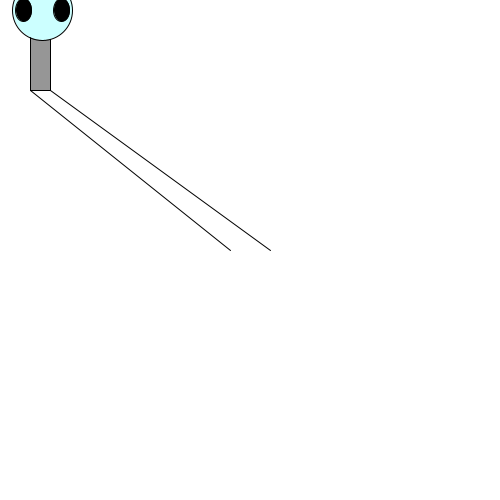
Frame 1 (no input)
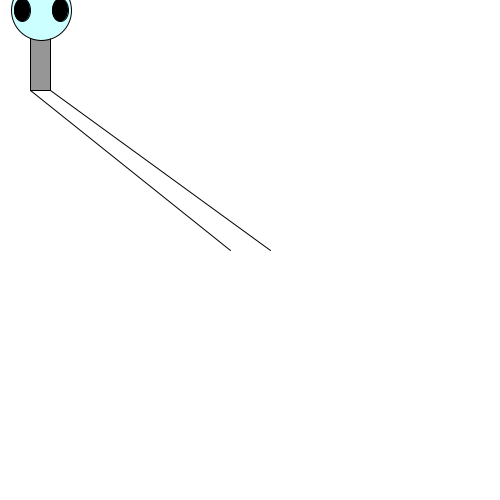
Frame 60 (the mouse pressed at the canvas centre just before this capture)
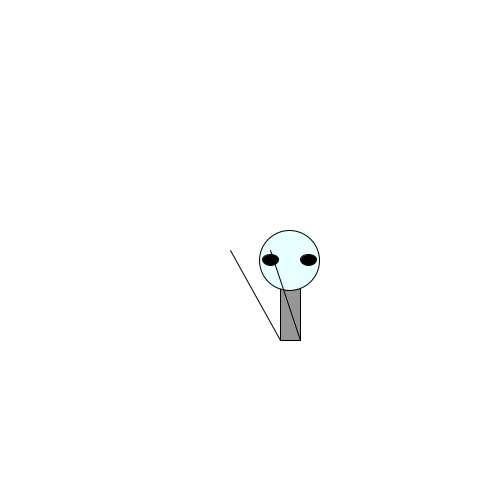
Frame 120 (the mouse held since frame 60 and released just before this capture)

The Processing sketch that drew these frames (run headless with seeded random() and noise(); from frame 60 on, the mouse is pressed at the canvas centre):

// Processing sketch: processing_70446
// ── processing_70446.pde

float t;
void setup()
{
  size(500,500);
}

void draw()
{

  int pointX,pointY,offset;
  float nodOffset;
  offset=60;
  pointX=mouseX-offset;
  pointY=mouseY-offset;
  ellipseMode(CENTER);
  rectMode(CENTER);
  background(255);
  stroke(0);
  fill(150);
  rect(100+pointX,100+pointY,20,100);
  
  t+=Distance(mouseX,mouseY)/200+0.1;
  nodOffset=sin(t)*3;
  println(mouseY);
  
  //head
  fill(255-Distance(mouseX,mouseY)/5,255,255);
  ellipse(100+pointX+nodOffset,70+pointY,60,60);
  fill(0);
  ellipse(81+pointX+nodOffset,70+pointY,16,32*Distance(mouseX,mouseY)/353.5);
  ellipse(119+pointX+nodOffset,70+pointY,16,32*Distance(mouseX,mouseY)/353.5);
  
  stroke(0);
  line(90+pointX,150+pointY,230,250);
  line(110+pointX,150+pointY,270,250);
}

float Distance(float x, float y)
{
  x=x-210;
  y=y-142;
  return sqrt(x*x+y*y);
}
